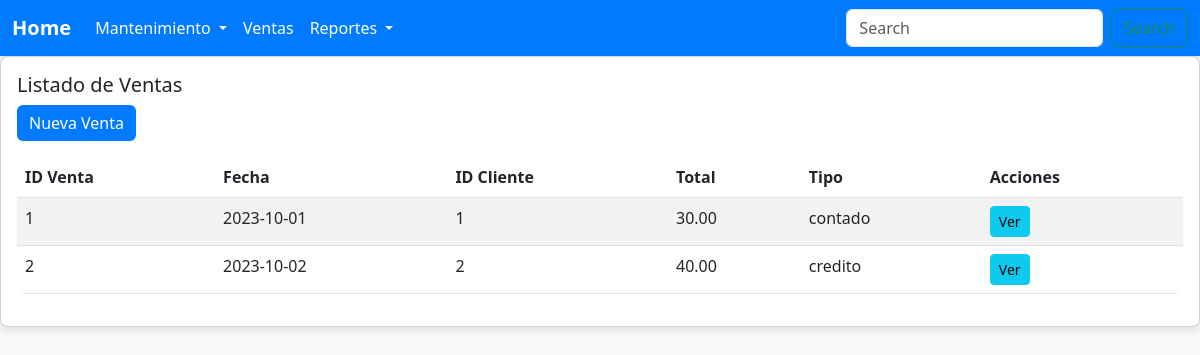
The app's page /vista/venta/listado.php with its own data.
### tables this page shows
CREATE TABLE ventas (
    idventa INT AUTO_INCREMENT PRIMARY KEY,
    fecha DATE NOT NULL,
    idcliente INT NOT NULL,
    total DECIMAL(10,2) NOT NULL,
    tipo ENUM('contado', 'credito') NOT NULL
);

### includes/db.php (called while the page is built, shortened)
<?php
if (!class_exists('DBConection')) {
class DBConection{
public function conectar(){
    try {
        $pdo = new PDO("mysql:host=" .DBHOST. ";dbname=" .DBNAME. ";charset=utf8", DBUSER, DBPASS);
        $pdo->setAttribute(PDO::ATTR_ERRMODE, PDO::ERRMODE_EXCEPTION);
        return $pdo;
    } catch (PDOException $e) {
        echo "Error en la conexión: " . $e->getMessage();
    }
}
}
}
?>

### controlador/ventaController.php (called while the page is built, shortened)
<?php
include_once $_SERVER['DOCUMENT_ROOT']."/sisventas/modelo/venta.php";
class VentaController {
    public function obtener_listado(){
        $venta = new Venta();
        return $venta->listado();
    }
}

### modelo/venta.php (called while the page is built, shortened)
<?php
include $_SERVER['DOCUMENT_ROOT']."/sisventas/includes/db.php";
class Venta {
    private $con;
    public function __construct(){
        $cnx = new DBConection();
        $this->con = $cnx->conectar();
    }
    public function listado(){
        $sql = "select * from ventas";
        $stmt = $this->con->prepare($sql);
        $stmt->execute();
        return $stmt->fetchAll(PDO::FETCH_ASSOC);
    }
}

### vista/venta/listado.php (the view)
<?php
include_once $_SERVER['DOCUMENT_ROOT']."/sisventas/vista/layout/header.php";
include_once $_SERVER['DOCUMENT_ROOT']."/sisventas/vista/layout/navbar.php";
include $_SERVER['DOCUMENT_ROOT']."/sisventas/controlador/ventaController.php";
$ventaCtrl = new VentaController();
$ventas = $ventaCtrl->obtener_listado();
?>
<div class="card">
  <div class="card-body">
    <h5>Listado de Ventas</h5>
    <a href="registrar.php" class="btn btn-primary mb-3">Nueva Venta</a>
    <table class="table table-striped">
      <thead>
        <tr>
          <th>ID Venta</th>
          <th>Fecha</th>
          <th>ID Cliente</th>
          <th>Total</th>
          <th>Tipo</th>
          <th>Acciones</th>
        </tr>
      </thead>
      <tbody>
        <?php foreach ($ventas as $venta) { ?>
        <tr>
          <td><?php echo $venta['idventa']; ?></td>
          <td><?php echo $venta['fecha']; ?></td>
          <td><?php echo $venta['idcliente']; ?></td>
          <td><?php echo $venta['total']; ?></td>
          <td><?php echo $venta['tipo']; ?></td>
          <td>
            <a href="ver.php?id=<?php echo $venta['idventa']; ?>" class="btn btn-info btn-sm">Ver</a>
          </td>
        </tr>
        <?php } ?>
      </tbody>
    </table>
  </div>
</div>
<?php include_once $_SERVER['DOCUMENT_ROOT']."/sisventas/vista/layout/footer.php"; ?>

### vista/layout/styles.css (style rules this page uses)
body { font-family: 'Segoe UI', Tahoma, Geneva, Verdana, sans-serif; }
.card { border-radius: 8px; box-shadow: 0 4px 8px rgba(0,0,0,0.1); margin-bottom: 20px; }
.btn-primary { background-color: #007bff; border: none; }
table { border-radius: 8px; overflow: hidden; }
thead { background-color: #f8f9fa; }

### records on screen
ventas: idventa "1", fecha "2023-10-01", idcliente "1", total "30.00", tipo "contado"
ventas: idventa "2", fecha "2023-10-02", idcliente "2", total "40.00", tipo "credito"
